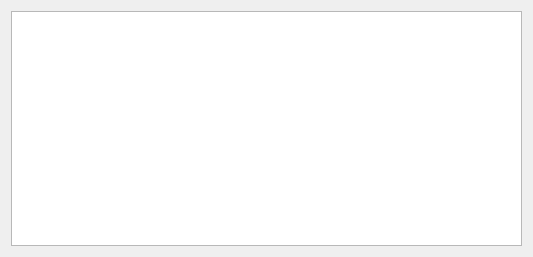
<?xml version="1.0" encoding="UTF-8"?>
<ui version="4.0">
 <class>PageGPD</class>
 <widget class="QWidget" name="PageGPD">
  <property name="geometry">
   <rect>
    <x>0</x>
    <y>0</y>
    <width>533</width>
    <height>257</height>
   </rect>
  </property>
  <property name="windowTitle">
   <string>Form</string>
  </property>
  <layout class="QVBoxLayout" name="verticalLayout">
   <item>
    <widget class="ParamTable" name="paramTab"/>
   </item>
  </layout>
 </widget>
 <customwidgets>
  <customwidget>
   <class>ParamTable</class>
   <extends>QTableWidget</extends>
   <header>widgets/paramtable.h</header>
  </customwidget>
 </customwidgets>
 <resources/>
 <connections/>
</ui>
